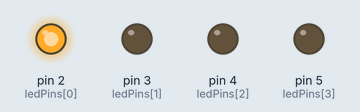
Recording of a sketch running on a simulated Arduino Uno, built with avr-gcc and run on an emulated ATmega328P. On the bench: output pins drawn as LEDs (lit = HIGH).

Above: at 0.5 s.
At 1.5 s:
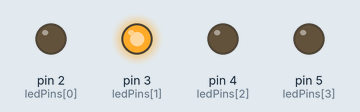
At 2.5 s:
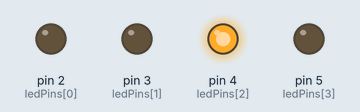
At 3.5 s:
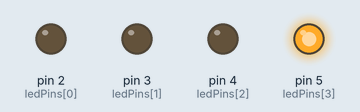
Timing chart, 0 to 5.2 s (numbered marks = the images above):
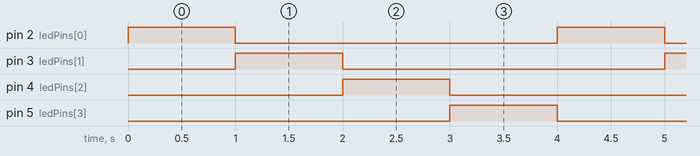

Measured:
- by itself, pin 2 (ledPins[0]), pin 3 (ledPins[1]), pin 4 (ledPins[2]), pin 5 (ledPins[3]): alternates HIGH for 1.0 s and LOW for 3.0 s
- by itself, everything shown: repeats every 4.0 s, in 5 steps

The sketch:

Blinking_LED_1.ino
```cpp
// Define the LED pins
int ledPins[] = {2, 3, 4, 5}; // Adjust according to your wiring
int numLEDs = sizeof(ledPins) / sizeof(ledPins[0]);

void setup() {
  // Set LED pins as OUTPUT
  for (int i = 0; i < numLEDs; i++) {
    pinMode(ledPins[i], OUTPUT);
  }
}

void loop() {
  // Blink each LED in sequence with a 1000ms delay
  for (int i = 0; i < numLEDs; i++) {
    digitalWrite(ledPins[i], HIGH);  // Turn LED ON
    delay(1000);
    digitalWrite(ledPins[i], LOW);   // Turn LED OFF
  }
}
```
